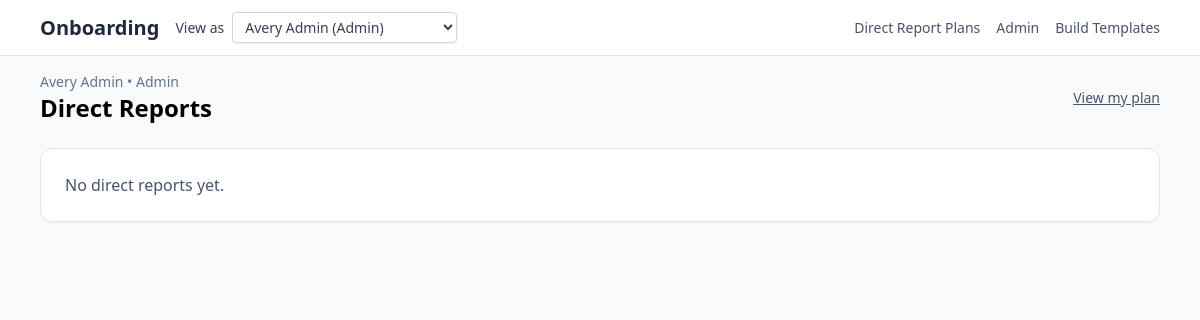
Page /manager/reports on the earlier database version.
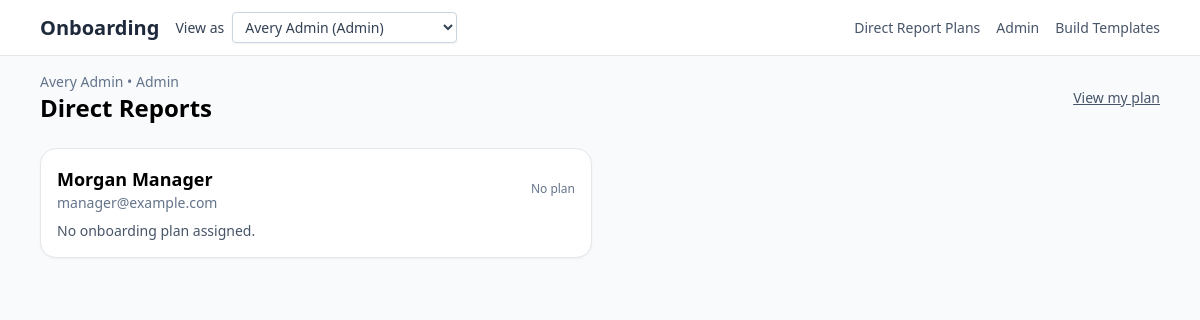
Same page on the later database version.
### Onboarding/models.py (models this page shows, shortened)
class User(db.Model):
    __tablename__ = "users"
    id = db.Column(db.Integer, primary_key=True)
    email = db.Column(db.String(255), unique=True, nullable=False)
    full_name = db.Column(db.String(255), nullable=False)
    role = db.Column(db.String(32), nullable=False, default=RoleEnum.USER.value)
    onboarding_plan_id = db.Column(
        db.Integer, db.ForeignKey("onboarding_plans.id"), nullable=True
    )
    onboarding_plan = db.relationship("OnboardingPlan", back_populates="users")
    manager_id = db.Column(db.Integer, db.ForeignKey("users.id"), nullable=True)
    manager = db.relationship(
        "User",
        remote_side="User.id",
        back_populates="direct_reports",
        lazy="joined",
    )
    direct_reports = db.relationship(
        "User",
        back_populates="manager",
        lazy="selectin",
        cascade="all",
    )

### app.py (the view)
@app.get("/manager/reports")
def manager_reports():
    manager = current_user()
    require_role(manager, {RoleEnum.MANAGER.value, RoleEnum.ADMIN.value})
    reports = (
        User.query.filter(User.manager_id == manager.id)
        .options(
            selectinload(User.onboarding_plan)
            .selectinload(OnboardingPlan.weeks)
            .selectinload(Week.tasks),
        )
        .order_by(User.full_name.asc())
        .all()
    )
    return render_template(
        "manager_reports.html",
        manager=manager,
        user=manager,
        reports=reports,
    )

### app.py (called while the page is built, shortened)
def current_user() -> User:
    email = (
        request.headers.get("X-User-Email")
        or request.args.get("as_user")
        or session.get("as_user")
    )
    query = User.query.options(selectinload(User.onboarding_plan))
    user = query.order_by(User.id.asc()).first()
    if not user:
        abort(404, description="No users available")
    return user

def require_role(user: User, allowed_roles: set[str]):
    if user.role not in allowed_roles:
        abort(403)

@app.context_processor
def inject_markdown_renderer():
    return dict(render_markdown=render_markdown)

@app.context_processor
def inject_user():
    u = session.get("user")
    return {"user": u or {"role": "guest"}}

@app.context_processor
def inject_user_switcher():
    users = User.query.order_by(User.role.asc(), User.full_name.asc()).all()
    active_user = None
    try:
        active_user = current_user()
    except Exception:
        active_user = None
    return {
        "switchable_users": users,
        "nav_current_user": active_user,
    }

### templates/manager_reports.html
{% extends "base.html" %}
{% block content %}
<div class="flex items-center justify-between mb-6">
  <div>
    <p class="text-sm text-slate-500">{{ manager.full_name }} • {{ manager.role|capitalize }}</p>
    <h1 class="text-2xl font-bold">Direct Reports</h1>
  </div>
  <a href="{{ url_for('weeks', as_user=manager.email) }}" class="text-sm text-slate-600 underline">View my plan</a>
</div>
{% if not reports %}
  <div class="bg-white border rounded-xl p-6 shadow-sm">
    <p class="text-slate-600">No direct reports yet.</p>
  </div>
{% else %}
  <div class="grid md:grid-cols-2 gap-4">
    {% for person in reports %}
      <div class="bg-white border rounded-2xl shadow-sm p-4">
        <div class="flex items-center justify-between mb-2">
          <div>
            <h2 class="text-lg font-semibold">{{ person.full_name }}</h2>
            <p class="text-sm text-slate-500">{{ person.email }}</p>
          </div>
          {% if person.onboarding_plan %}
            <span class="text-xs font-semibold bg-slate-100 text-slate-700 px-2 py-1 rounded-full">{{ person.onboarding_plan.name }}</span>
          {% else %}
            <span class="text-xs text-slate-500">No plan</span>
          {% endif %}
        </div>
        {% if person.onboarding_plan %}
          <ul class="space-y-2 text-sm">
            {% for w in person.onboarding_plan.weeks %}
              <li class="flex items-center justify-between">
                <div>
                  <p class="font-medium">{{ w.title }}</p>
                  {% if w.start_date %}
                    <p class="text-slate-500">Starts {{ w.start_date.strftime('%b %d, %Y') }}</p>
                  {% endif %}
                </div>
                <span class="text-slate-500">{{ w.tasks|length }} tasks</span>
              </li>
            {% endfor %}
          </ul>
          <div class="mt-3 text-right">
            <a href="{{ url_for('weeks', as_user=person.email) }}" class="text-sm text-indigo-600 hover:underline">Open plan →</a>
          </div>
        {% else %}
          <p class="text-sm text-slate-600">No onboarding plan assigned.</p>
        {% endif %}
      </div>
    {% endfor %}
  </div>
{% endif %}
{% endblock %}

Differences in the rows shown:
now on this page (row edited): User: full_name "Morgan Manager", email "manager@example.com"
Other differences:
text no longer shown: "No direct reports yet."
